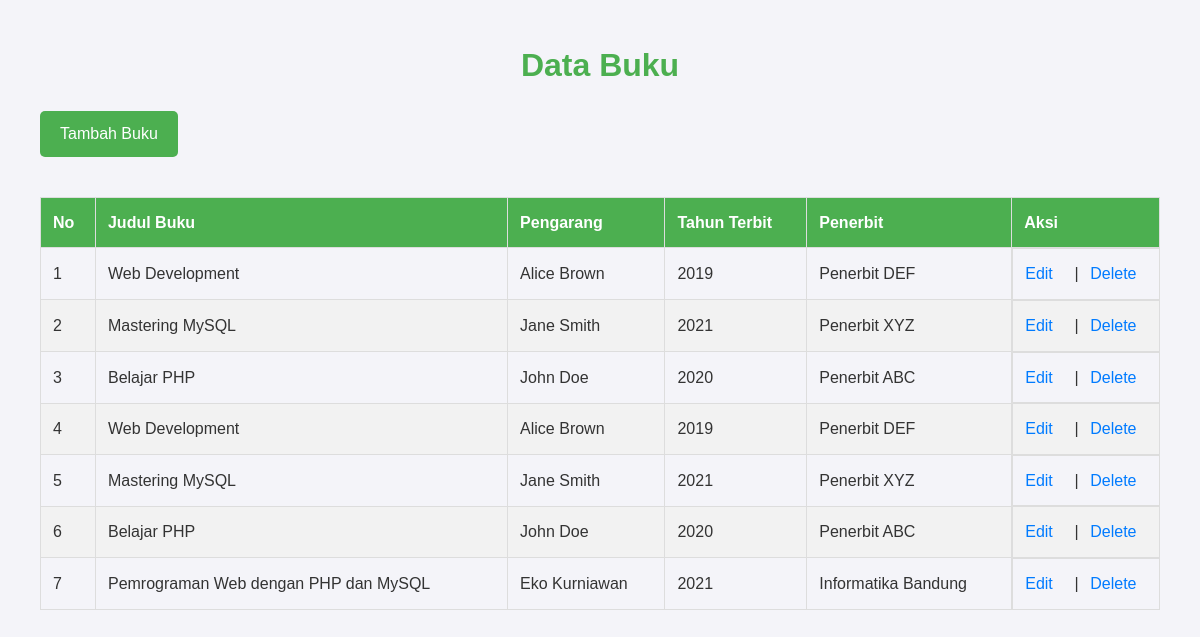
The page / on the database its author committed.
### tables this page shows
CREATE TABLE `buku` (
  `id` int(11) NOT NULL,
  `judul_buku` varchar(100) NOT NULL,
  `pengarang` varchar(100) NOT NULL,
  `tahun_terbit` year(4) NOT NULL,
  `penerbit` varchar(100) NOT NULL
);

### index.php (the view, shortened to what this page needs)
<?php
$mysqli = new mysqli("localhost", "root", "", "perpustakaan");
$result = $mysqli->query("SELECT * FROM buku ORDER BY id DESC");
?>
<!DOCTYPE html>
<html lang="id">
<head>
    <link rel="stylesheet" href="https://stackpath.bootstrapcdn.com/font-awesome/4.7.0/css/font-awesome.min.css">
</head>
<body>
    <div class="container">
        <h1>Data Buku</h1>
        <a href="add.php" class="add-btn">Tambah Buku</a>
        <table>
            <thead>
                <tr>
                    <th>No</th>
                    <th>Judul Buku</th>
                    <th>Pengarang</th>
                    <th>Tahun Terbit</th>
                    <th>Penerbit</th>
                    <th>Aksi</th>
                </tr>
            </thead>
            <tbody>
                <?php
                $i = 1;
                while ($row = $result->fetch_assoc()) {
                    echo "<tr>";
                    echo "<td>".$i."</td>";
                    echo "<td>".$row['judul_buku']."</td>";
                    echo "<td>".$row['pengarang']."</td>";
                    echo "<td>".$row['tahun_terbit']."</td>";
                    echo "<td>".$row['penerbit']."</td>";
                    echo "<td class='actions'>
                            <a href='edit.php?id=".$row['id']."'>Edit</a> |
                            <a href='delete.php?id=".$row['id']."'>Delete</a>
                          </td>";
                    echo "</tr>";
                    $i++;
                }
                ?>
            </tbody>
        </table>
    </div>
</body>
</html>

### index.php (style rules this page uses)
* { margin: 0; padding: 0; box-sizing: border-box; }
body { font-family: 'Arial', sans-serif; background-color: #f4f4f9; color: #333; line-height: 1.6; padding: 20px; }
h1 { text-align: center; color: #4CAF50; margin-bottom: 20px; }
.container { max-width: 1200px; margin: 0 auto; padding: 20px; }
.add-btn { display: inline-block; padding: 10px 20px; background-color: #4CAF50; color: white; text-decoration: none; border-radius: 5px; margin-bottom: 20px; font-size: 16px; }
table { width: 100%; border-collapse: collapse; margin-top: 20px; }
th, td { padding: 12px; text-align: left; border: 1px solid #ddd; }
th { background-color: #4CAF50; color: white; }
tr:nth-child(even) { background-color: #f2f2f2; }
.actions a { text-decoration: none; color: #007BFF; margin-right: 10px; }
.actions { display: flex; justify-content: space-between; }

### rows shown on the page
buku: judul_buku "Web Development", pengarang "Alice Brown", tahun_terbit "2019", penerbit "Penerbit DEF"
buku: judul_buku "Mastering MySQL", pengarang "Jane Smith", tahun_terbit "2021", penerbit "Penerbit XYZ"
buku: judul_buku "Belajar PHP", pengarang "John Doe", tahun_terbit "2020", penerbit "Penerbit ABC"
buku: judul_buku "Web Development", pengarang "Alice Brown", tahun_terbit "2019", penerbit "Penerbit DEF"
buku: judul_buku "Mastering MySQL", pengarang "Jane Smith", tahun_terbit "2021", penerbit "Penerbit XYZ"
buku: judul_buku "Belajar PHP", pengarang "John Doe", tahun_terbit "2020", penerbit "Penerbit ABC"
buku: judul_buku "Pemrograman Web dengan PHP dan MySQL", pengarang "Eko Kurniawan", tahun_terbit "2021", penerbit "Informatika Bandung"
